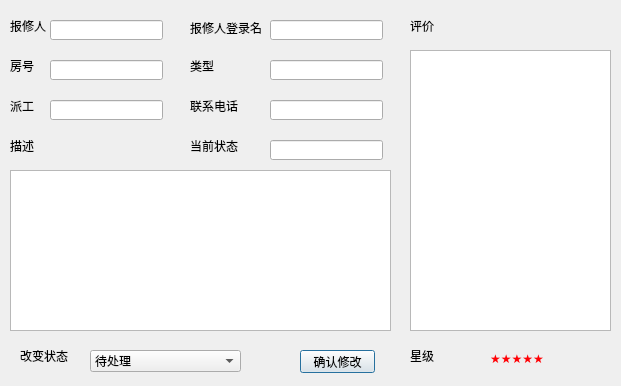
<?xml version="1.0" encoding="UTF-8"?>
<ui version="4.0">
 <class>ASChReDialog</class>
 <widget class="QDialog" name="ASChReDialog">
  <property name="geometry">
   <rect>
    <x>0</x>
    <y>0</y>
    <width>621</width>
    <height>386</height>
   </rect>
  </property>
  <property name="windowTitle">
   <string>维修进度</string>
  </property>
  <widget class="QLabel" name="label">
   <property name="geometry">
    <rect>
     <x>10</x>
     <y>20</y>
     <width>54</width>
     <height>12</height>
    </rect>
   </property>
   <property name="text">
    <string>报修人</string>
   </property>
  </widget>
  <widget class="QLabel" name="label_2">
   <property name="geometry">
    <rect>
     <x>190</x>
     <y>20</y>
     <width>81</width>
     <height>16</height>
    </rect>
   </property>
   <property name="text">
    <string>报修人登录名</string>
   </property>
  </widget>
  <widget class="QLineEdit" name="edtName">
   <property name="geometry">
    <rect>
     <x>50</x>
     <y>20</y>
     <width>113</width>
     <height>20</height>
    </rect>
   </property>
   <property name="focusPolicy">
    <enum>Qt::NoFocus</enum>
   </property>
  </widget>
  <widget class="QLineEdit" name="edtOwnerUid">
   <property name="geometry">
    <rect>
     <x>270</x>
     <y>20</y>
     <width>113</width>
     <height>20</height>
    </rect>
   </property>
   <property name="focusPolicy">
    <enum>Qt::NoFocus</enum>
   </property>
  </widget>
  <widget class="QLabel" name="label_3">
   <property name="geometry">
    <rect>
     <x>10</x>
     <y>60</y>
     <width>54</width>
     <height>12</height>
    </rect>
   </property>
   <property name="text">
    <string>房号</string>
   </property>
  </widget>
  <widget class="QLineEdit" name="edtHouseId">
   <property name="geometry">
    <rect>
     <x>50</x>
     <y>60</y>
     <width>113</width>
     <height>20</height>
    </rect>
   </property>
   <property name="focusPolicy">
    <enum>Qt::NoFocus</enum>
   </property>
  </widget>
  <widget class="QLabel" name="label_4">
   <property name="geometry">
    <rect>
     <x>190</x>
     <y>60</y>
     <width>54</width>
     <height>12</height>
    </rect>
   </property>
   <property name="text">
    <string>类型</string>
   </property>
  </widget>
  <widget class="QLineEdit" name="edtKind">
   <property name="geometry">
    <rect>
     <x>270</x>
     <y>60</y>
     <width>113</width>
     <height>20</height>
    </rect>
   </property>
   <property name="focusPolicy">
    <enum>Qt::NoFocus</enum>
   </property>
  </widget>
  <widget class="QLabel" name="label_5">
   <property name="geometry">
    <rect>
     <x>10</x>
     <y>140</y>
     <width>54</width>
     <height>12</height>
    </rect>
   </property>
   <property name="text">
    <string>描述</string>
   </property>
  </widget>
  <widget class="QTextEdit" name="edtProblem">
   <property name="geometry">
    <rect>
     <x>10</x>
     <y>170</y>
     <width>381</width>
     <height>161</height>
    </rect>
   </property>
   <property name="focusPolicy">
    <enum>Qt::NoFocus</enum>
   </property>
  </widget>
  <widget class="QLabel" name="label_6">
   <property name="geometry">
    <rect>
     <x>10</x>
     <y>100</y>
     <width>54</width>
     <height>12</height>
    </rect>
   </property>
   <property name="text">
    <string>派工</string>
   </property>
  </widget>
  <widget class="QLineEdit" name="edtStaff">
   <property name="geometry">
    <rect>
     <x>50</x>
     <y>100</y>
     <width>113</width>
     <height>20</height>
    </rect>
   </property>
  </widget>
  <widget class="QLabel" name="label_7">
   <property name="geometry">
    <rect>
     <x>190</x>
     <y>100</y>
     <width>54</width>
     <height>12</height>
    </rect>
   </property>
   <property name="text">
    <string>联系电话</string>
   </property>
  </widget>
  <widget class="QLineEdit" name="edtTele">
   <property name="geometry">
    <rect>
     <x>270</x>
     <y>100</y>
     <width>113</width>
     <height>20</height>
    </rect>
   </property>
  </widget>
  <widget class="QLabel" name="label_8">
   <property name="geometry">
    <rect>
     <x>190</x>
     <y>140</y>
     <width>54</width>
     <height>12</height>
    </rect>
   </property>
   <property name="text">
    <string>当前状态</string>
   </property>
  </widget>
  <widget class="QLineEdit" name="edtState">
   <property name="geometry">
    <rect>
     <x>270</x>
     <y>140</y>
     <width>113</width>
     <height>20</height>
    </rect>
   </property>
   <property name="focusPolicy">
    <enum>Qt::NoFocus</enum>
   </property>
  </widget>
  <widget class="QLabel" name="label_9">
   <property name="geometry">
    <rect>
     <x>20</x>
     <y>350</y>
     <width>54</width>
     <height>12</height>
    </rect>
   </property>
   <property name="text">
    <string>改变状态</string>
   </property>
  </widget>
  <widget class="QComboBox" name="boxState">
   <property name="geometry">
    <rect>
     <x>90</x>
     <y>350</y>
     <width>151</width>
     <height>22</height>
    </rect>
   </property>
   <item>
    <property name="text">
     <string>待处理</string>
    </property>
   </item>
   <item>
    <property name="text">
     <string>已派工</string>
    </property>
   </item>
   <item>
    <property name="text">
     <string>已解决</string>
    </property>
   </item>
  </widget>
  <widget class="QPushButton" name="btnSubmit">
   <property name="geometry">
    <rect>
     <x>300</x>
     <y>350</y>
     <width>75</width>
     <height>23</height>
    </rect>
   </property>
   <property name="text">
    <string>确认修改</string>
   </property>
  </widget>
  <widget class="QLabel" name="label_10">
   <property name="geometry">
    <rect>
     <x>410</x>
     <y>20</y>
     <width>54</width>
     <height>12</height>
    </rect>
   </property>
   <property name="text">
    <string>评价</string>
   </property>
  </widget>
  <widget class="QTextEdit" name="edtEvaluate">
   <property name="geometry">
    <rect>
     <x>410</x>
     <y>50</y>
     <width>201</width>
     <height>281</height>
    </rect>
   </property>
   <property name="focusPolicy">
    <enum>Qt::NoFocus</enum>
   </property>
  </widget>
  <widget class="QLabel" name="label_11">
   <property name="geometry">
    <rect>
     <x>410</x>
     <y>350</y>
     <width>54</width>
     <height>12</height>
    </rect>
   </property>
   <property name="text">
    <string>星级</string>
   </property>
  </widget>
  <widget class="QLabel" name="txtStar">
   <property name="geometry">
    <rect>
     <x>490</x>
     <y>350</y>
     <width>91</width>
     <height>16</height>
    </rect>
   </property>
   <property name="styleSheet">
    <string notr="true">color: rgb(255, 0, 4);</string>
   </property>
   <property name="text">
    <string>★★★★★</string>
   </property>
  </widget>
 </widget>
 <tabstops>
  <tabstop>edtStaff</tabstop>
  <tabstop>edtTele</tabstop>
  <tabstop>boxState</tabstop>
  <tabstop>btnSubmit</tabstop>
 </tabstops>
 <resources/>
 <connections>
  <connection>
   <sender>btnSubmit</sender>
   <signal>clicked()</signal>
   <receiver>ASChReDialog</receiver>
   <slot>submit()</slot>
   <hints>
    <hint type="sourcelabel">
     <x>337</x>
     <y>361</y>
    </hint>
    <hint type="destinationlabel">
     <x>310</x>
     <y>192</y>
    </hint>
   </hints>
  </connection>
 </connections>
 <slots>
  <slot>submit()</slot>
 </slots>
</ui>
